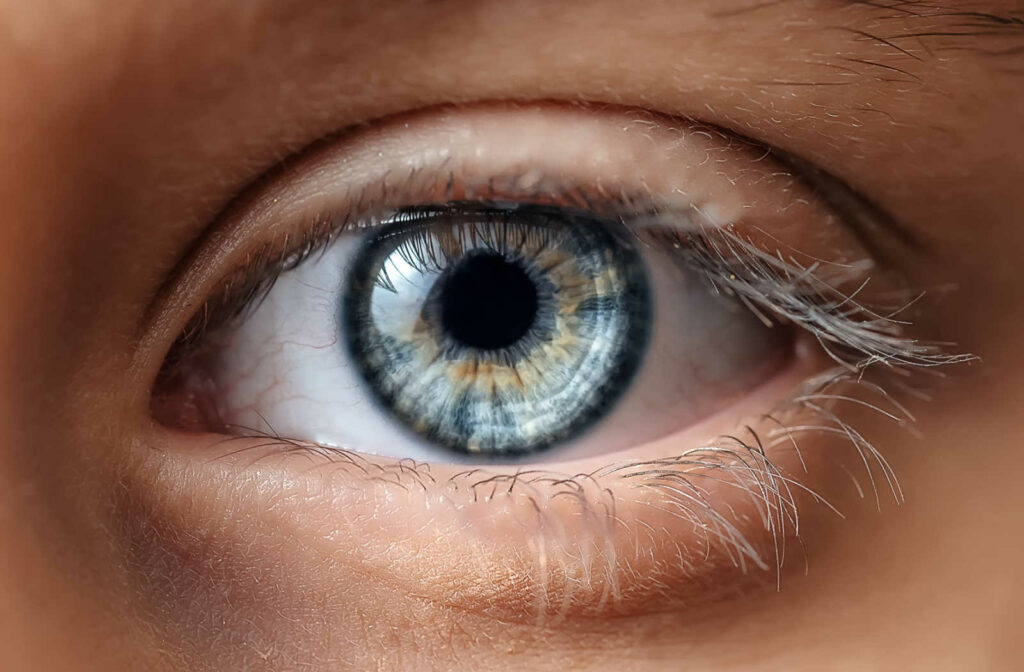
#> input picture eye_image.jpg, 1024 x 672 px, given in place of the camera
$ python webcam.py
#> lines starting #> are read from the running program, lines starting #| are printed output that depends on the picture
#> further down, frame is the input picture: shape (672, 1024, 3); mean B, G, R 76.8, 92.7, 129.3
import cv2


import numpy as np
# [33 lines left out: functions compare_iris_features, extract_iris_features, not called in this run]

def segment_iris(eye):
    # Convert eye region to grayscale
    gray = cv2.cvtColor(eye, cv2.COLOR_BGR2GRAY)

    # Apply Canny edge detection to detect iris boundaries
    edges = cv2.Canny(gray, 50, 150)

    # Apply Hough Circle Transform to detect circular iris boundary
    circles = cv2.HoughCircles(edges, cv2.HOUGH_GRADIENT, 1, np.pi/180, 100, 300, 10)

    # Extract iris region based on detected circle parameters
    if circles is not None:
        (x, y, r) = circles[0]
        iris_region = cv2.circle(eye, (x, y), r, (0, 255, 0), 2)
    else:
        iris_region = None

    return iris_region
def detect_eyes(frame):
    # Load the eye cascade classifier
    eye_cascade = cv2.CascadeClassifier('haarcascade_eye.xml')

    # Convert the frame to grayscale
    gray = cv2.cvtColor(frame, cv2.COLOR_BGR2GRAY)
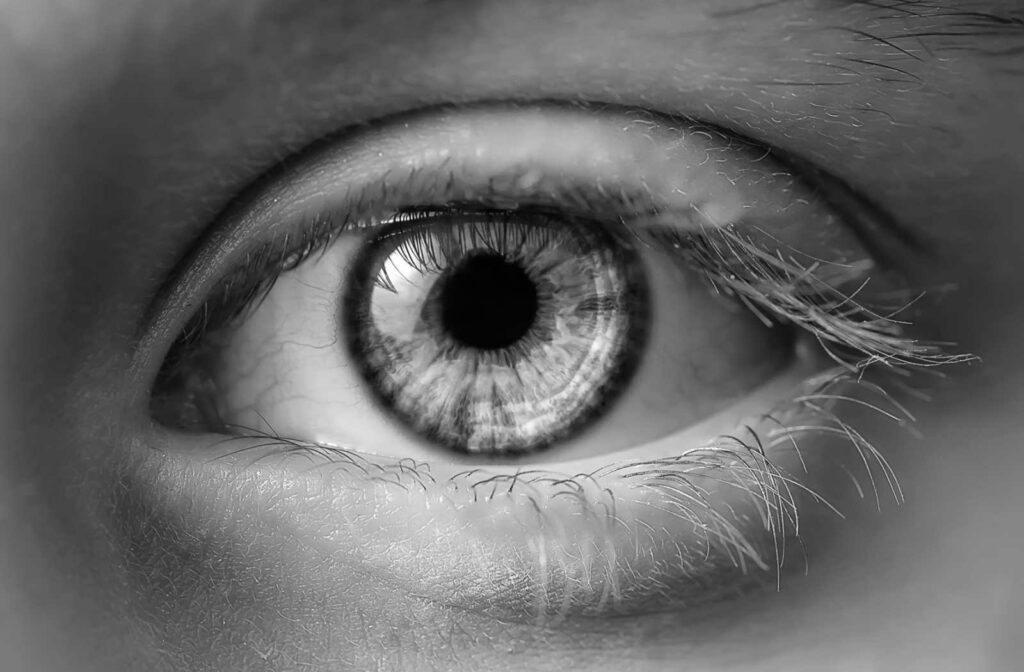
#> gray: shape (672, 1024); min 0, max 255, mean 101.8

    # Detect eyes using the Haar cascade classifier
    eyes = eye_cascade.detectMultiScale(gray, 1.1, 2)
#> eyes = [[208, 66, 474, 474]]

    # Convert detected eye regions to bounding boxes
    eye_boxes = []
    for (x, y, w, h) in eyes:
        eye_boxes.append((x, y, x+w, y+h))
#> this loop made 1 pass
#> after the loop, eye_boxes = [(208, 66, 682, 540)]

    return eye_boxes

# Initialize webcam
cap = cv2.VideoCapture(0)

while True:
    # Capture frame from webcam
    ret, frame = cap.read()

    # Detect eyes in the frame
    eyes = detect_eyes(frame)
#> eyes = [(208, 66, 682, 540)]

    # For each detected eye
    for eye in eyes:
        # Segment the iris from the eye
#> (the run stopped early here; a loop or call above may not have finished)
